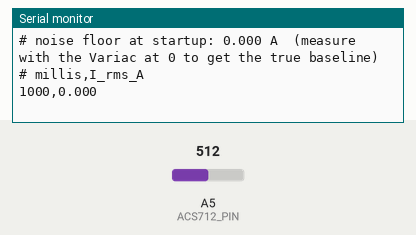
A sketch run on a simulated Arduino Uno, built with avr-gcc and run on an emulated ATmega328P. Parts: the last lines printed to the serial monitor. The inputs (shaded band) are chosen by the test bench; at power-on: A5 (ACS712_PIN) = 512.

Above: at 1.9 s.
2.0 s: A5 (ACS712_PIN) set to 122
At 2.7 s:
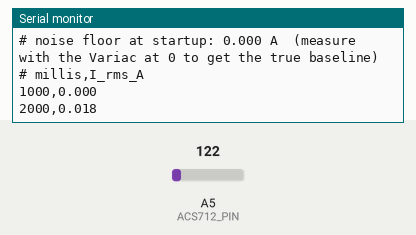
3.5 s: A5 (ACS712_PIN) set to 0
At 4.9 s:
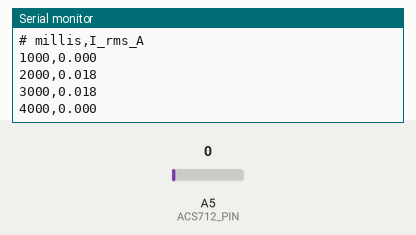
Timing chart, 0 to 6.5 s (numbered marks = the images above; inputs shaded):
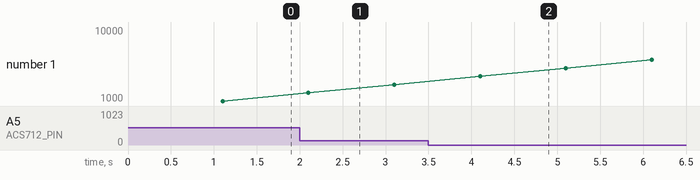

The sketch:

thermal_sensor.ino
```cpp
/*
 * thermal_sensor.ino — DT4TM current logger (Arduino UNO R3/R4)
 *
 * ONE job: measure the RMS coil current I_rms(t) with an ACS712-20A and stream
 * it to the PC. That current is the INPUT of the digital twin — data_io.py
 * feeds it into TwinState.step(I, dt), which computes the temperature field.
 * Temperature is a model OUTPUT here; this rig has no temperature sensor, so
 * the firmware measures none. (`calibrate_from_file()` on the Python side needs
 * a measured temperature and therefore stays unusable with this rig — that is a
 * known, accepted limit, not something the firmware can fix.)
 *
 * Serial CSV at 1 Hz, 9600 baud:
 *
 *     millis,I_rms_A
 *
 * Lines starting with '#' are diagnostics and are skipped by data_io.py.
 *
 * Wiring (UNO R3/R4 pin-compatible):
 *   ACS712-20A OUT       -> A5   (+ 0.1uF ceramic cap OUT->GND at the Arduino
 *                                  end, for noise filtering — see BOM)
 *   ACS712-20A VCC       -> 5V
 *   ACS712-20A GND       -> GND
 *   ACS712-20A IP+ / IP- -> in SERIES with one coil-supply conductor
 *                           (190-270V AC mains side)
 *
 * !! SAFETY !! The coil circuit carries 190-270V AC mains. IP+/IP- are
 * galvanically isolated (Hall effect, ~2.1kV) from OUT/VCC/GND — never bridge
 * the two sides, never touch IP+/IP- while the Variac is on. Always set the
 * Variac dial to 0 before making or changing any IP+/IP- wiring.
 *
 * No external libraries. Compiles as-is on the UNO R4 (Renesas) and the R3 (AVR).
 */

// --- ACS712-20A current sensor ---------------------------------------------
// Vout = Vcc/2 + 0.100 V/A * I(t) (the module has a built-in Vcc/2 bias, no
// external biasing needed). We RMS the AC component around the MEASURED mean,
// not an assumed 2.5V, since both the Arduino's actual 5V rail and the module's
// bias have tolerance and drift.
#define ACS712_PIN A5
#define ACS712_SENSITIVITY_V_PER_A 0.100
#define ADC_VREF_V 5.0
#define ADC_COUNTS 1023.0   // 10-bit; the UNO R4 also defaults to 10-bit unless
                            // analogReadResolution() is called (it is not).

// One-point calibration against a multimeter at the rig's 190V->5A operating
// point (params.yaml validation_data). Leave at 1.0 until measured, then set to
//     ACS712_CAL_SCALE = I_multimeter / I_reported_here
// It absorbs the tolerance of BOTH nominal constants above (the 5V rail and the
// module's V/A sensitivity), which are datasheet values, not measured ones.
#define ACS712_CAL_SCALE 1.0

// The sampling burst is bounded by TIME, not by a sample COUNT. True RMS is only
// exact over an INTEGER number of mains periods, so that is what we hold fixed.
// A fixed sample count instead ties accuracy to the board's ADC speed: 1000
// samples span 5.6 mains cycles on the AVR's ~112us analogRead() but only ~1.25
// on the R4's faster ADC, which biases the result by a phase-dependent several
// percent (see docs/CHANGELOG.md, WP-ACS). Bounding by time is correct on any
// board, whatever its ADC speed.
#define MAINS_FREQ_HZ 50.0
#define I_WINDOW_CYCLES 5    // 5 cycles @ 50Hz = exactly 100 ms
const unsigned long I_WINDOW_US =
    (unsigned long)(1000000.0 * I_WINDOW_CYCLES / MAINS_FREQ_HZ);

const unsigned long INTERVAL_MS = 1000;
unsigned long lastRead = 0;

// True RMS of the AC component over an integer number of mains cycles:
// single-pass sum + sum-of-squares, mean subtracted at the end, so no
// per-sample buffer is needed. Accumulators are `double` (true 64-bit on the
// R4's ARM core) because sumSq/n and mean*mean are two nearly-equal numbers
// around the 2.5V bias, and their difference loses precision in 32-bit float
// at low current. Optionally reports the sample count and the DC bias.
float readCurrentRMS(uint32_t *n_out, float *bias_out) {
  double sum = 0.0, sumSq = 0.0;
  uint32_t n = 0;
  unsigned long t0 = micros();
  while ((unsigned long)(micros() - t0) < I_WINDOW_US) {
    double v = analogRead(ACS712_PIN) * (ADC_VREF_V / ADC_COUNTS);
    sum += v;
    sumSq += v * v;
    n++;
  }
  if (n < 2) {
    if (n_out) *n_out = n;
    return NAN;
  }
  double mean = sum / n;
  double variance = (sumSq / n) - (mean * mean);
  if (variance < 0.0) variance = 0.0;   // guard against rounding near 0A
  if (n_out) *n_out = n;
  if (bias_out) *bias_out = (float)mean;
  return (float)(sqrt(variance) / ACS712_SENSITIVITY_V_PER_A * ACS712_CAL_SCALE);
}

void setup() {
  Serial.begin(9600);
  while (!Serial) { delay(1); }   // the R4's native USB CDC needs this
  delay(500);                     // let the sensor board settle

  // Startup diagnostics. The DC bias is the useful one: a correctly wired and
  // powered ACS712 sits near Vcc/2 (~2.5V). A floating A0 (sensor not connected)
  // drifts far from that, so this line tells you the sensor is really there
  // before you trust any current reading.
  uint32_t n = 0;
  float bias = NAN, i0 = 0.0;
  i0 = readCurrentRMS(&n, &bias);
  Serial.print("# ADC burst: ");
  Serial.print(n);
  Serial.print(" samples / ");
  Serial.print(I_WINDOW_CYCLES);
  Serial.print(" mains cycles (");
  Serial.print(I_WINDOW_US);
  Serial.println(" us)");
  Serial.print("# DC bias: ");
  Serial.print(bias, 3);
  Serial.println(" V  (expect ~2.5V; far off => ACS712 not wired/powered)");
  Serial.print("# noise floor at startup: ");
  Serial.print(i0, 3);
  Serial.println(" A  (measure with the Variac at 0 to get the true baseline)");
  Serial.println("# millis,I_rms_A");
}

void loop() {
  unsigned long now = millis();
  if (now - lastRead < INTERVAL_MS) return;
  lastRead = now;

  float I_rms = readCurrentRMS(NULL, NULL);

  Serial.print(now);
  Serial.print(",");
//  Serial.println(analogRead(A5));
  Serial.println(I_rms, 3);
}
```

Measured:
- after the input at 2.0 s, the serial monitor: prints a new line after 0.10 s (image 1)
- after the input at 3.5 s, the serial monitor: prints a new line after 0.60 s (image 2)
